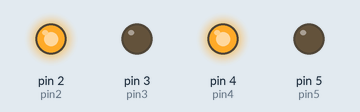
Simulated run of this sketch. Board: Arduino Uno, built with avr-gcc and run on an emulated ATmega328P. On the bench: output pins drawn as LEDs (lit = HIGH).

Above: at 0.2 s.
At 1.7 s:
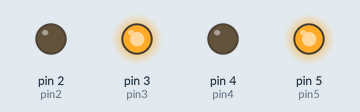
Timing chart, 0 to 3.0 s (numbered marks = the images above):
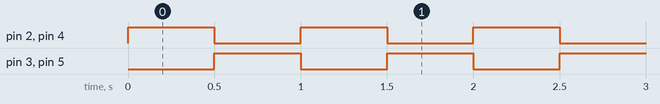

The sketch:

LED_christmas_lights.ino
```cpp
int pin2=2;
int pin3=3;
int pin4=4;
int pin5=5;
int time=500;
void setup() {
  // put your setup code here, to run once:
pinMode(pin2,OUTPUT);
pinMode(pin3,OUTPUT);
pinMode(pin4,OUTPUT);
pinMode(pin5,OUTPUT);
}

void loop() {
//  while (1){

//  }
  // put your main code here, to run repeatedly:
digitalWrite(pin3,LOW);
digitalWrite(pin5,LOW);
digitalWrite(pin2,HIGH);
digitalWrite(pin4,HIGH);
delay(time);
digitalWrite(pin2,LOW);
digitalWrite(pin4,LOW);
digitalWrite(pin3,HIGH);
digitalWrite(pin5,HIGH);
delay(time);
}
```

Measured:
- by itself, pin 2 (pin2), pin 3 (pin3), pin 4 (pin4), pin 5 (pin5): alternates HIGH for 0.50 s and LOW for 0.50 s
